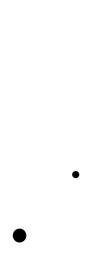
#> input picture Assignment-1/distance-transform/distance-3.png, 91 x 256 px, shrunk from 256 x 720 before the run
$ python distance.py
#> lines starting #> are read from the running program, lines starting #| are printed output that depends on the picture
import cv2
import copy
import numpy as np
from matplotlib import pyplot as plt

# 루트 2 값 (대각선 거리 계산용)
ROOT2 = 2**0.5

# 유클리디안 거리 변환 함수
def euclidean(ij, ij1, ij2, ij3, ij4):
    return min(ij, ij1 + 1.0, ij2 + ROOT2, ij3 + 1.0, ij4 + ROOT2)

# 시티 블록(맨해튼) 거리 변환 함수
def city_block(ij, ij1, ij2, ij3, ij4):
    return min(ij, ij1 + 1.0, ij2 + 2.0, ij3 + 1.0, ij4 + 2.0)

# 체스 보드 거리 변환 함수
def chess_board(ij, ij1, ij2, ij3, ij4):
    return min(ij, ij1 + 1.0, ij2 + 1.0, ij3 + 1.0, ij4 + 1.0)

# 특정 거리 측정 함수를 사용하여 이미지의 픽셀 값 갱신
def get_value(image, i, j, forward, func):
    # 주변 픽셀 위치 계산 및 경계 검사
    i1, j1 = i - forward, j
    i2, j2 = i - forward, j - forward
    i3, j3 = i, j - forward
    i4, j4 = i + forward, j - forward
    # 경계 외부에 위치한 픽셀 처리
    if i1 < 0 or i1 >= HEIGHT or j1 < 0 or j1 >= WIDTH:
        i1, j1 = i, j
    if i2 < 0 or i2 >= HEIGHT or j2 < 0 or j2 >= WIDTH:
        i2, j2 = i, j
    if i3 < 0 or i3 >= HEIGHT or j3 < 0 or j3 >= WIDTH:
        i3, j3 = i, j
    if i4 < 0 or i4 >= HEIGHT or j4 < 0 or j4 >= WIDTH:
        i4, j4 = i, j
    # 주변 픽셀 값과 현재 픽셀 값에 따른 거리 계산
    return func(image[i][j], image[i1][j1], image[i2][j2], image[i3][j3], image[i4][j4])

# 이미지 로드 및 초기 설정
image_name = "distance-3.png"
image_o = cv2.imread(image_name, cv2.IMREAD_GRAYSCALE)  # 그레이스케일로 이미지 읽기
#> image_o is the input picture: shape (256, 91); min 0, max 255, mean 252.9
HEIGHT, WIDTH = image_o.shape[0], image_o.shape[1]  # 이미지의 너비와 높이
#> HEIGHT = 256; WIDTH = 91
print(WIDTH, HEIGHT)
#| 91 256

image_euc = np.zeros_like(image_o, dtype='float64') # 유클리디안 거리 이미지
image_euc[image_o == 255] = 255.0
image_euc[image_o != 255] = 0.0
image_cty = copy.deepcopy(image_euc) # 시티 블록 거리 이미지
image_chs = copy.deepcopy(image_euc) # 체스 보드 거리 이미지

# 각 거리 측정 기준에 따른 거리 변환 계산
for j in range(0, WIDTH):
    for i in range(0, HEIGHT):
        # 각 픽셀에 대해 유클리디안, 시티 블록, 체스 보드 거리 적용
        image_euc[i][j] = get_value(image_euc, i, j, 1, euclidean)
        image_cty[i][j] = get_value(image_cty, i, j, 1, city_block)
        image_chs[i][j] = get_value(image_chs, i, j, 1, chess_board)
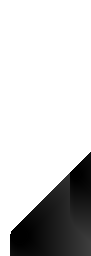
#> image_chs: shape (256, 91) float64; min 0, max 255, mean 203.5
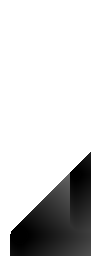
#> image_cty: shape (256, 91) float64; min 0, max 255, mean 205.6

# 각 픽셀에 대해 거리 변환을 역방향으로 재적용
for j in range(WIDTH - 1, -1, -1):
    for i in range(HEIGHT - 1, -1, -1):
        image_euc[i][j] = get_value(image_euc, i, j, -1, euclidean)
        image_cty[i][j] = get_value(image_cty, i, j, -1, city_block)
        image_chs[i][j] = get_value(image_chs, i, j, -1, chess_board)
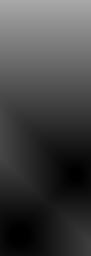
#> image_chs: shape (256, 91) float64; min 0, max 168, mean 65.9
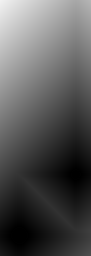
#> image_cty: shape (256, 91) float64; min 0, max 242, mean 86.2
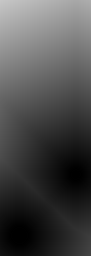
#> image_euc: shape (256, 91) float64; min 0, max 199.1, mean 74.6

# 거리 변환 결과를 0부터 255 사이의 범위로 정규화
cv2.normalize(image_euc, image_euc, 0, 255, cv2.NORM_MINMAX)
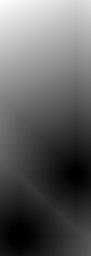
#> image_euc: shape (256, 91) float64; min 0, max 255, mean 95.6
cv2.normalize(image_cty, image_cty, 0, 255, cv2.NORM_MINMAX)
cv2.normalize(image_chs, image_chs, 0, 255, cv2.NORM_MINMAX)
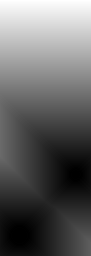
#> image_chs: shape (256, 91) float64; min 0, max 255, mean 100.1

# 결과 시각화
plt.figure(figsize=(16, 10)), plt.subplots_adjust(hspace=0.4, wspace=0.4)
plt.subplot(221), plt.imshow(image_o, 'gray'), plt.title('Original image')  # 원본 이미지 출력
plt.subplot(222), plt.imshow(image_euc, 'gray'), plt.title('Euclidean distance')  # 유클리디안 거리 변환 결과 출력
plt.subplot(223), plt.imshow(image_cty, 'gray'), plt.title('City block distance')  # 시티 블록 거리 변환 결과 출력
plt.subplot(224), plt.imshow(image_chs, 'gray'), plt.title('Chess board distance')  # 체스 보드 거리 변환 결과 출력
plt.show()
